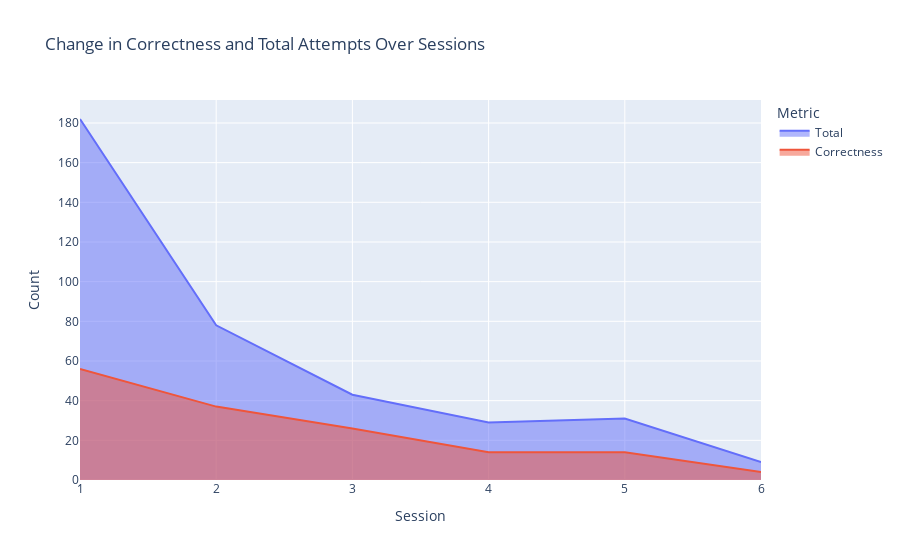
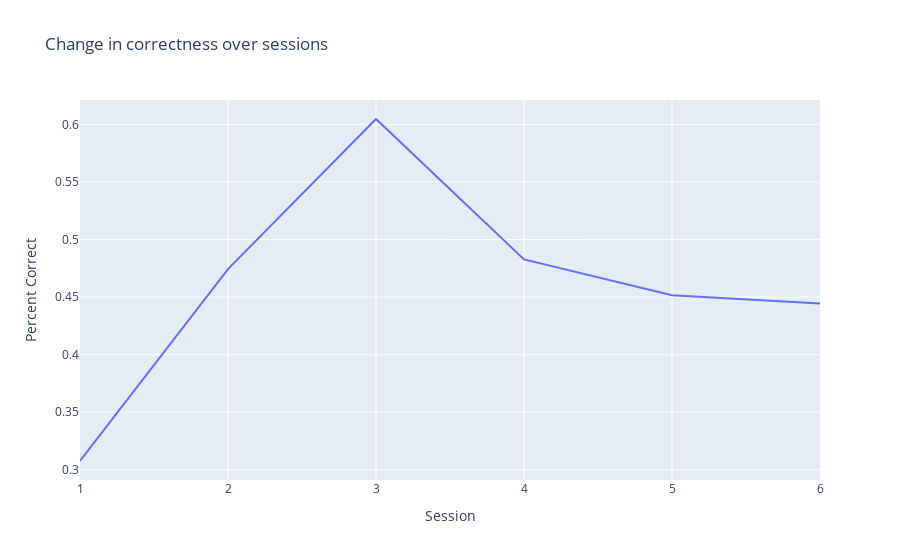

These figures' notebook cell, in order:
### Markdown cell above
### Differences in correctness
This correctness figure is a single figure that can be broken down by session number, exercise number, and ... to investigate how exercise correctness changes with respect to other variables.

### Code cell
#Change in correctness over time
correctness_per_session = {"session": [], "correctness": [], "total": [], "percent_correct": []}

for session_id, logs in EXERCISE_LOGS_PER_SESSION.items():
    logs_with_test_report: list[ExerciseLog] = [log for log in logs if hasattr(log, "test_report") and log.test_report is not None]
    correctness_per_session["session"].append(session_id)
    n_correct_exercises: int = len([log for log in logs_with_test_report if log.test_report.n_successful_tests == log.test_report.n_total_tests])
    correctness_per_session["percent_correct"].append(n_correct_exercises / len(logs_with_test_report) if logs_with_test_report else 0)
    correctness_per_session["correctness"].append(n_correct_exercises)
    correctness_per_session["total"].append(len(logs_with_test_report))

# Order the dictionary by session_id
correctness_per_session_df: DataFrame = DataFrame(correctness_per_session).sort_values(by="session")
import plotly.graph_objects as go

fig = go.Figure()
fig.add_trace(go.Scatter(
    x=correctness_per_session_df["session"],
    y=correctness_per_session_df["total"],
    mode='lines',
    name='Total',
    fill='tozeroy'
))
fig.add_trace(go.Scatter(
    x=correctness_per_session_df["session"],
    y=correctness_per_session_df["correctness"],
    mode='lines',
    name='Correctness',
    fill='tozeroy'
))
fig.update_layout(
    title="Change in Correctness and Total Attempts Over Sessions",
    xaxis_title="Session",
    yaxis_title="Count",
    legend_title="Metric"
)
fig.show()
#Change in correctness by exercise

px.line(correctness_per_session_df, x="session", y="percent_correct", labels={"session": "Session", "percent_correct": "Percent Correct"}, title="Change in correctness over sessions").show()

### Figure 1 — Plotly figure (JSON) as saved in the notebook; plotly's stock layout.template omitted (floating-point values rounded to 4 significant figures)
{"data": [{"fill": "tozeroy", "mode": "lines", "name": "Total", "type": "scatter", "x": [1, 2, 3, 4, 5, 6], "y": [182, 78, 43, 29, 31, 9]}, {"fill": "tozeroy", "mode": "lines", "name": "Correctness", "type": "scatter", "x": [1, 2, 3, 4, 5, 6], "y": [56, 37, 26, 14, 14, 4]}], "layout": {"legend": {"title": {"text": "Metric"}}, "title": {"text": "Change in Correctness and Total Attempts Over Sessions"}, "xaxis": {"title": {"text": "Session"}}, "yaxis": {"title": {"text": "Count"}}}}

### Figure 2 — Plotly figure (JSON) as saved in the notebook; plotly's stock layout.template omitted (floating-point values rounded to 4 significant figures)
{"data": [{"hovertemplate": "Session=%{x}<br>Percent Correct=%{y}<extra></extra>", "legendgroup": "", "line": {"color": "#636efa", "dash": "solid"}, "marker": {"symbol": "circle"}, "mode": "lines", "name": "", "orientation": "v", "showlegend": false, "type": "scatter", "x": [1, 2, 3, 4, 5, 6], "xaxis": "x", "y": [0.3077, 0.4744, 0.6047, 0.4828, 0.4516, 0.4444], "yaxis": "y"}], "layout": {"legend": {"tracegroupgap": 0}, "title": {"text": "Change in correctness over sessions"}, "xaxis": {"anchor": "y", "domain": [0, 1], "title": {"text": "Session"}}, "yaxis": {"anchor": "x", "domain": [0, 1], "title": {"text": "Percent Correct"}}}}
